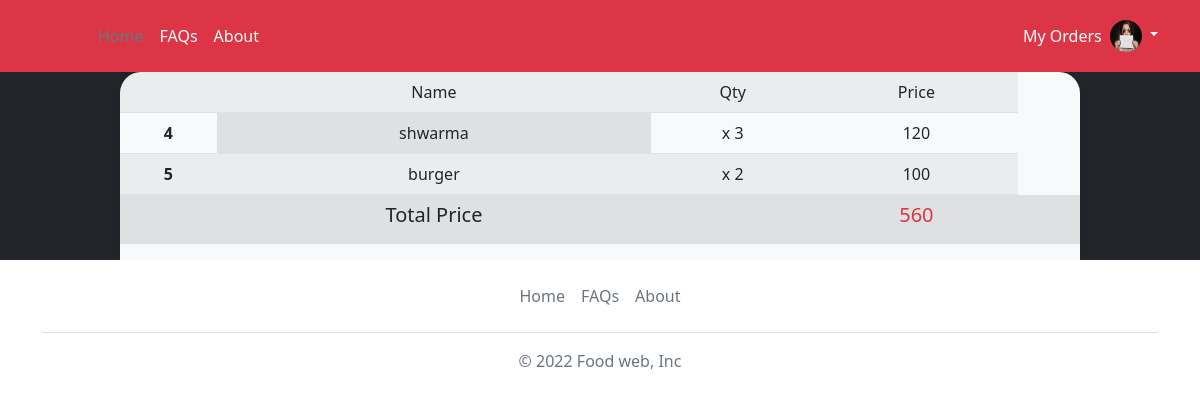
The page /my_order/667716 (signed in) on the database its author committed.
### foodwebsite/model.py (models this page shows)
class User(db.Model , UserMixin):
    id = db.Column(db.Integer , primary_key = True)
    username = db.Column(db.String(30) , nullable = False)
    email = db.Column(db.String(50) , nullable = False , unique = True )
    image_file = db.Column(db.String(50) , nullable= False , default = 'default.png')
    password = db.Column(db.String(50) , nullable = False )
    city = db.Column(db.String(30))
    restaurant = db.relationship('Restaurant' , backref = 'author',lazy = True)
    order = db.relationship('Orders' , backref = 'order_by',lazy = True)
    cart = db.relationship('Cart' , backref = 'placed_by',lazy = True)

class Orders(db.Model):
    id = db.Column(db.Integer , primary_key = True)
    invoice = db.Column(db.Integer  ,nullable = False )
    quantity = db.Column(db.String(50) , nullable =False)
    orderStatus = db.Column(db.String(50), nullable = False ,default = 'Pending' )
    restaurant_id = db.Column(db.Integer , db.ForeignKey('restaurant.id') , nullable = False)
    user_id = db.Column(db.Integer , db.ForeignKey('user.id') , nullable = False)
    item_id = db.Column(db.Integer , db.ForeignKey('items.id') , nullable = False)

class Items(db.Model):
    id = db.Column(db.Integer , primary_key = True)
    item_name = db.Column(db.String(50) , nullable = False)
    item_image = db.Column(db.String(50) , nullable =False)
    item_category = db.Column(db.String(50) , nullable = False)
    item_price = db.Column(db.String(20) , nullable = False)
    restaurant_id = db.Column(db.Integer , db.ForeignKey('restaurant.id') , nullable = False)
    order = db.relationship('Orders' , backref = 'ordered',lazy = True)
    cart = db.relationship('Cart' , backref = 'placed',lazy = True)

### foodwebsite/orders/routes.py (the view)
@orders.route('/my_order/<int:inv>' , methods =['GET' ,'POST'] )
@login_required
def my_order(inv):
    orders = Orders.query.filter_by(order_by = current_user).filter_by(invoice = inv)
    total = 0
    for o in orders:
        total = total + (int(o.ordered.item_price) * int(o.quantity))
    return render_template('my_order.html'  , title='My Orders' , orders = orders,total = total )

### foodwebsite/model.py (called while the page is built)
@login_manager.user_loader
def user_loader(user_id):
    return User.query.get(int(user_id))

### foodwebsite/templates/my_order.html
{% extends 'base.html' %}
{% block content %}
<div class=" ">
<div class="d-md-flex flex-md-equal ">
  <div class="bg-dark col-md-12 mx-auto   text-center text-white overflow-hidden">
    <div class="bg-light shadow-sm mx-auto" style="width: 80%; height:100%; border-radius: 21px 21px 0 0;">
        <table class="table table-striped table-hover">
          <tbody>
            <tr>
              <th scope="row"  class="table-active"></th>
              <td colspan="2" class="table-active">Name </td>
              <td  class="table-active">Qty</td>
              <td  class="table-active" colspan="2">Price</td>
            </tr>
            {% for order in orders %}
            <tr>
              <th scope="row ">{{ order.id  }}</th>
              <td colspan="2" class="table-active">{{ order.ordered.item_name }}</td>
              <td>x {{ order.quantity }}</td>
              <td colspan="2" >{{ order.ordered.item_price }}</td>
            </tr>
            {% endfor %}
            <tr class="table-active ">
              <th scope="row "> </th>
              <td colspan="2" class="table-active"><h5>Total Price</h5></td>
              <td></td>
              <td colspan="2" class="table-active text-danger"><h5>{{ total }}</h5></td>
              <td colspan="2" > </td>
            </tr>
          </tbody>
          </table>
        </div>
   </div>
</div>
</div>
{% endblock %}

### foodwebsite/templates/base.html (shortened to what this page needs)
<!doctype html>
<html lang="en" >
  <head>
    <link href="https://cdn.jsdelivr.net/npm/bootstrap@5.2.0/dist/css/bootstrap.min.css" rel="stylesheet">
  </head>
  <body>
     <header class="p-3 text-bg-danger">
    <div class="container">
      <div class="d-flex flex-wrap align-items-center justify-content-center justify-content-lg-start">
        <a href="/" class="d-flex align-items-center mb-2 mb-lg-0 text-white text-decoration-none">
          <svg class="bi me-2" width="40" height="32" role="img" aria-label="Bootstrap"><use xlink:href="#bootstrap"/></svg>
        </a>
        <ul class="nav col-12 col-lg-auto me-lg-auto mb-2 justify-content-center mb-md-0">
          <li><a href="{{ url_for('views.home') }}" class="nav-link px-2 text-secondary">Home</a></li>
          <li><a href="{{ url_for('views.faqs') }}" class="nav-link px-2 text-white">FAQs</a></li>
          <li><a href="{{ url_for('views.about') }}" class="nav-link px-2 text-white">About</a></li>
        </ul>
        {% if current_user.is_authenticated %}
        <div class="row m-2"><a class="dropdown-item" href="{{ url_for('orders.my_orders') }}">My Orders</a></div>
        <div class="dropdown text-end">
          <a href="#" class="d-block link-light text-decoration-none dropdown-toggle " data-bs-toggle="dropdown" aria-expanded="false">
            <img src="{{ url_for('static' , filename='profiles/' + current_user.image_file ) }}" alt="mdo" width="32" height="32" class="rounded-circle">
          </a>
        </div>
        {% else %}
        <div class="text-end">
          <a   type="button" class="btn btn-outline-light me-2" href="{{ url_for('auth.login') }}">Login</a>
          <a type="button" class="btn btn-success" href="{{ url_for('auth.register') }}">Sign-up</a>
        </div>
        {% endif %}
      </div>
    </div>
  </header>
    {% block content %}
    {% endblock %}
    <div class="container ">
  <footer class="footer mt-auto py-3 ">
    <ul class="nav justify-content-center border-bottom pb-3 mb-3">
      <li class="nav-item"><a href="{{ url_for('views.home') }}" class="nav-link px-2 text-muted">Home</a></li>
      <li class="nav-item"><a href="{{ url_for('views.faqs') }}" class="nav-link px-2 text-muted">FAQs</a></li>
      <li class="nav-item"><a href="{{ url_for('views.about') }}" class="nav-link px-2 text-muted">About</a></li>
    </ul>
    <p class="text-center text-muted">&copy; 2022 Food web, Inc</p>
  </footer>
</div>
  </body>
</html>

### rows shown on the page
User: image_file (picture)
Orders: id "4", ordered.item_name "shwarma", quantity "3", ordered.item_price "120"
Orders: id "5", ordered.item_name "burger", quantity "2", ordered.item_price "100"

### other values the page prints
{{ total }} "560"
